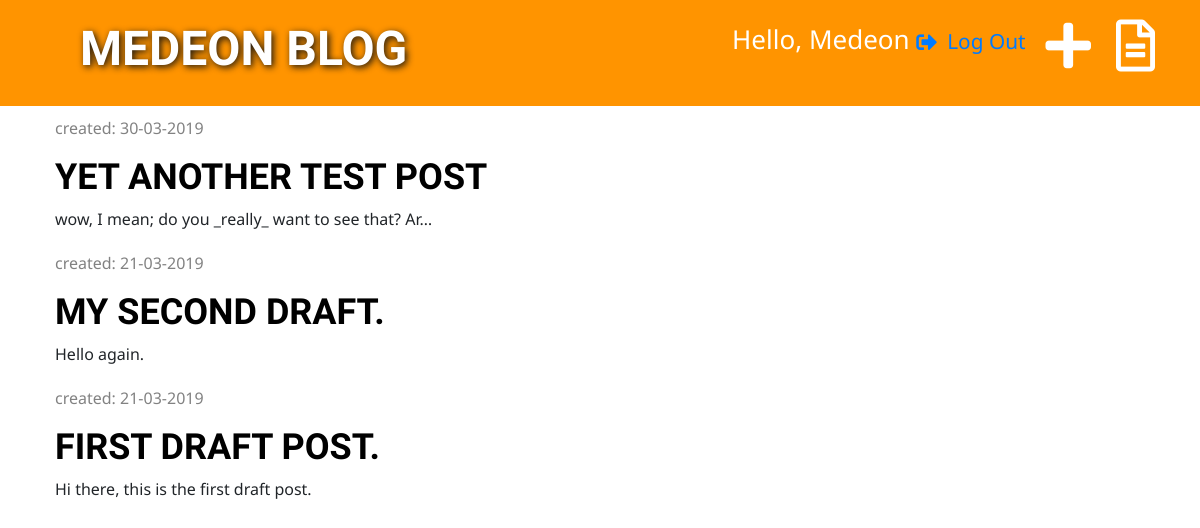
Before: /drafts/ (signed in) with the older database file.
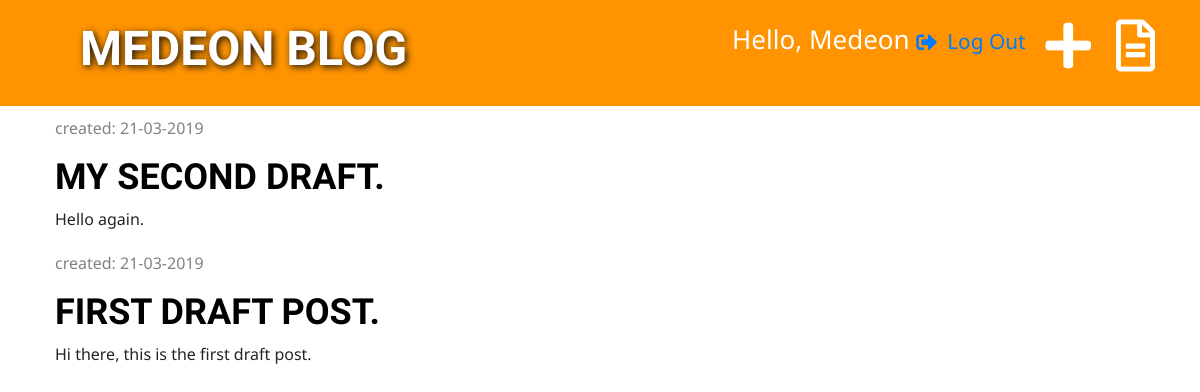
After: the same page with the newer database file.
### blog/models.py (models this page shows, shortened)
class Post(models.Model):
    author = models.ForeignKey('auth.User', on_delete=models.CASCADE)
    title = models.CharField(max_length=200)
    text = models.TextField()
    created_date = models.DateTimeField(default=timezone.now)
    published_date = models.DateTimeField(blank=True, null=True)

### blog/views.py (the view)
# urls.py: path('drafts/', views.post_draft_list, name='post_draft_list'),
@login_required(login_url='/accounts/login')
def post_draft_list(request):
    posts = Post.objects.filter(published_date__isnull=True).order_by('-created_date')
    context_dictionary = {'posts': posts}
    return render(request, 'blog/post_draft_list.html', context_dictionary)

### blog/templates/blog/post_draft_list.html (shortened to what this page needs)
{% extends 'blog/base.html' %}
{% block content %}
    {% for post in posts %}
        <div class="post">
            <p class="date">created: {{ post.created_date|date:'d-m-Y' }}</p>
            <h1><a href="{% url 'post_detail' pk=post.pk %}">{{ post.title }}</a></h1>
            <p>{{ post.text|truncatechars:50 }}</p>
        </div>
    {% endfor %}
{% endblock %}

Changed rows visible on the page:
removed Post: created_date "30-03-2019", title "YET ANOTHER TEST POST", text "wow, I mean; do you _really_ want to see that? Ar…"
